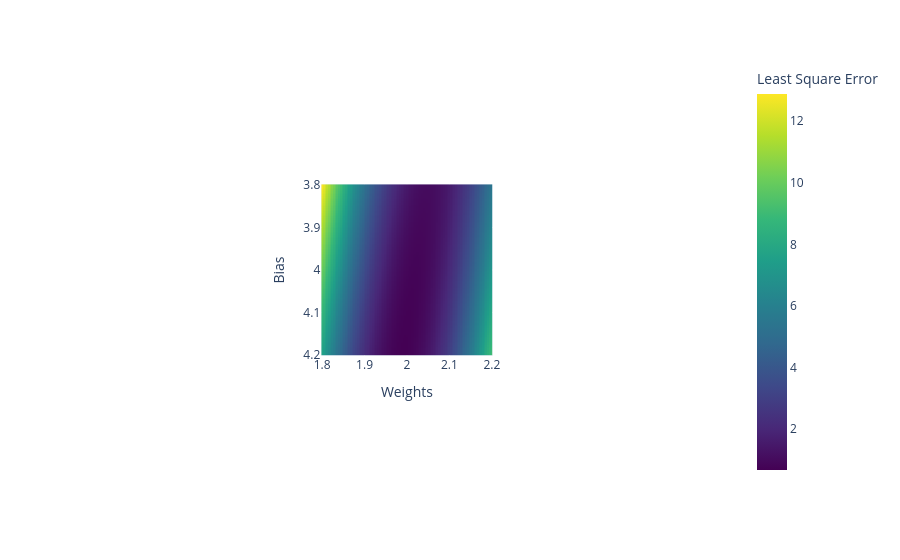

The cell this chart's notebook holds for it:
### Markdown cell above
Now, we can make a a plot of the error function using different weights.

For this, we will use a trick called a [mesh grid](https://numpy.org/doc/stable/reference/generated/numpy.meshgrid.html) . Mesh grids are a way of making a 2D coordinate system, which is useful for creating plots. 

![image.png](attachment:1be1d237-b144-4137-a4e1-69ddb3fd0841.png)![image.png](attachment:34f61909-15b6-438e-84f7-8e8726b660b3.png)

This will create two 2D arrays containing the X-value and the Y-value of the array.

We can then vectorize our least squared error function over these two mesh-grids, similar to how one would use the map function in Functional Programming.

### Code cell
# First creating a linear space of the dimensions we want our plot to go over

weights_plot = np.linspace(1.80, 2.20, 101)
bias_plot = np.linspace(3.8, 4.2, 101)

# Next we will create our mesh grid, this will create two 2-D arrays. One contains the x-value,
# and one contains the y-value
ww, bb = np.meshgrid(weights_plot, bias_plot)


# np.vectorize is very similar to a map in functional programming, and allows us
# to be able to use any function on an entire array
@np.vectorize
def vectorized_LSE(weights, bias):
    return least_squared_error(evaluate_set(X, np.array([weights]), bias), y)


LSE = vectorized_LSE(ww, bb)


fig = px.imshow(
    LSE,
    x=weights_plot,
    y=bias_plot,
    color_continuous_scale="viridis",
    labels=dict(x="Weights", y="Bias", color="Least Square Error"),
)

fig.update_xaxes(title_text='Weights')
fig.update_yaxes(title_text='Bias')

fig.show()

### Figure 1 — Plotly figure (JSON) as saved in the notebook; plotly's stock layout.template omitted (floating-point values rounded to 4 significant figures; data arrays with more than 128 entries replaced by an {"elided": "..."} marker saying what was removed)
{"data": [{"coloraxis": "coloraxis", "hovertemplate": "Weights: %{x}<br>Bias: %{y}<br>Least Square Error: %{z}<extra></extra>", "name": "0", "type": "heatmap", "x": [1.8, 1.804, 1.808, 1.812, 1.816, 1.82, 1.824, 1.828, 1.832, 1.836, 1.84, 1.844, 1.848, 1.852, 1.856, 1.86, 1.864, 1.868, 1.872, 1.876, 1.88, 1.884, 1.888, 1.892, 1.896, 1.9, 1.904, 1.908, 1.912, 1.916, 1.92, 1.924, 1.928, 1.932, 1.936, 1.94, 1.944, 1.948, 1.952, 1.956, 1.96, 1.964, 1.968, 1.972, 1.976, 1.98, 1.984, 1.988, 1.992, 1.996, 2, 2.004, 2.008, 2.012, 2.016, 2.02, 2.024, 2.028, 2.032, 2.036, 2.04, 2.044, 2.048, 2.052, 2.056, 2.06, 2.064, 2.068, 2.072, 2.076, 2.08, 2.084, 2.088, 2.092, 2.096, 2.1, 2.104, 2.108, 2.112, 2.116, 2.12, 2.124, 2.128, 2.132, 2.136, 2.14, 2.144, 2.148, 2.152, 2.156, 2.16, 2.164, 2.168, 2.172, 2.176, 2.18, 2.184, 2.188, 2.192, 2.196, 2.2], "xaxis": "x", "y": [3.8, 3.804, 3.808, 3.812, 3.816, 3.82, 3.824, 3.828, 3.832, 3.836, 3.84, 3.844, 3.848, 3.852, 3.856, 3.86, 3.864, 3.868, 3.872, 3.876, 3.88, 3.884, 3.888, 3.892, 3.896, 3.9, 3.904, 3.908, 3.912, 3.916, 3.92, 3.924, 3.928, 3.932, 3.936, 3.94, 3.944, 3.948, 3.952, 3.956, 3.96, 3.964, 3.968, 3.972, 3.976, 3.98, 3.984, 3.988, 3.992, 3.996, 4, 4.004, 4.008, 4.012, 4.016, 4.02, 4.024, 4.028, 4.032, 4.036, 4.04, 4.044, 4.048, 4.052, 4.056, 4.06, 4.064, 4.068, 4.072, 4.076, 4.08, 4.084, 4.088, 4.092, 4.096, 4.1, 4.104, 4.108, 4.112, 4.116, 4.12, 4.124, 4.128, 4.132, 4.136, 4.14, 4.144, 4.148, 4.152, 4.156, 4.16, 4.164, 4.168, 4.172, 4.176, 4.18, 4.184, 4.188, 4.192, 4.196, 4.2], "yaxis": "y", "z": {"elided": "101x101 float values"}}], "layout": {"autosize": true, "coloraxis": {"colorbar": {"title": {"text": "Least Square Error"}}, "colorscale": [[0, "#440154"], [0.1111, "#482878"], [0.2222, "#3e4989"], [0.3333, "#31688e"], [0.4444, "#26828e"], [0.5556, "#1f9e89"], [0.6667, "#35b779"], [0.7778, "#6ece58"], [0.8889, "#b5de2b"], [1, "#fde725"]]}, "margin": {"t": 60}, "xaxis": {"anchor": "y", "autorange": true, "constrain": "domain", "domain": [0.3689, 0.6311], "range": [1.798, 2.202], "scaleanchor": "y", "title": {"text": "Weights"}, "type": "linear"}, "yaxis": {"anchor": "x", "autorange": true, "constrain": "domain", "domain": [0, 1], "range": [4.202, 3.798], "title": {"text": "Bias"}, "type": "linear"}}}
